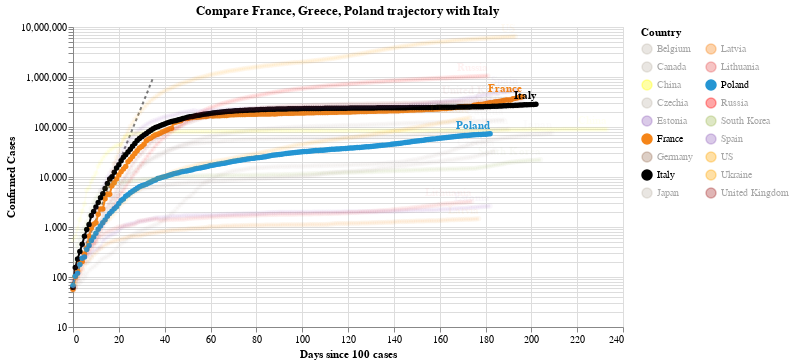

Here is the notebook cell this chart was saved with:
### Code cell
#hide_input
chart2 = make_since_chart(dff2, ['France', 'Greece', 'Poland'], baseline_countries)
chart2

### Figure 1 — Vega-Lite specification as saved in the notebook (floating-point values rounded to 4 significant figures; data arrays with more than 128 entries replaced by an {"elided": "..."} marker saying what was removed)
{"config": {"view": {"continuousWidth": 400, "continuousHeight": 300}}, "layer": [{"data": {"name": "data-628230001892d6798b50651be41d1b3e"}, "mark": {"type": "line", "color": "black", "opacity": 0.5, "strokeDash": [3, 3]}, "encoding": {"x": {"type": "quantitative", "field": "Days since 100 cases"}, "y": {"type": "quantitative", "field": "Confirmed Cases"}}}, {"data": {"name": "data-a951829c5165198563a1e511321ac01e"}, "mark": {"type": "line", "point": true}, "encoding": {"color": {"type": "nominal", "field": "Country", "legend": {"columns": 2}, "scale": {"domain": ["Belgium", "Canada", "China", "Czechia", "Estonia", "France", "Germany", "Italy", "Japan", "Latvia", "Lithuania", "Poland", "Russia", "South Korea", "Spain", "US", "Ukraine", "United Kingdom"], "range": ["#C1B7AD", "#C1B7AD", "yellow", "#C1B7AD", "#9467bd", "#F58518", "#9D755D", "black", "#C1B7AD", "#F58518", "#E45756", "#2495D3", "red", "#A1BA59", "#9467bd", "orange", "orange", "brown"]}}, "opacity": {"condition": {"value": 1, "selection": "selector005"}, "value": 0.05}, "tooltip": [{"type": "nominal", "field": "Country"}, {"type": "temporal", "field": "Date"}, {"type": "quantitative", "field": "Confirmed Cases"}, {"type": "quantitative", "field": "Days since 100 cases"}], "x": {"type": "quantitative", "field": "Days since 100 cases"}, "y": {"type": "quantitative", "field": "Confirmed Cases", "scale": {"type": "log"}}}, "selection": {"selector005": {"type": "multi", "fields": ["Country"], "bind": "legend", "init": [{"Country": "France"}, {"Country": "Greece"}, {"Country": "Poland"}, {"Country": "Italy"}]}}, "width": 550}, {"data": {"name": "data-a951829c5165198563a1e511321ac01e"}, "mark": {"type": "text", "align": "right", "dy": -8, "fontWeight": "bold"}, "encoding": {"color": {"type": "nominal", "field": "Country", "legend": {"columns": 2}, "scale": {"domain": ["Belgium", "Canada", "China", "Czechia", "Estonia", "France", "Germany", "Italy", "Japan", "Latvia", "Lithuania", "Poland", "Russia", "South Korea", "Spain", "US", "Ukraine", "United Kingdom"], "range": ["#C1B7AD", "#C1B7AD", "yellow", "#C1B7AD", "#9467bd", "#F58518", "#9D755D", "black", "#C1B7AD", "#F58518", "#E45756", "#2495D3", "red", "#A1BA59", "#9467bd", "orange", "orange", "brown"]}}, "opacity": {"condition": {"value": 1, "selection": "selector005"}, "value": 0.05}, "text": {"type": "nominal", "field": "Country"}, "tooltip": [{"type": "nominal", "field": "Country"}, {"type": "temporal", "field": "Date"}, {"type": "quantitative", "field": "Confirmed Cases"}, {"type": "quantitative", "field": "Days since 100 cases"}], "x": {"type": "quantitative", "field": "Days since 100 cases"}, "y": {"type": "quantitative", "field": "Confirmed Cases", "scale": {"type": "log"}}}, "transform": [{"filter": "(datum['Date'] >= 1599782400000)"}], "width": 550}], "title": "Compare France, Greece, Poland trajectory with Italy", "$schema": "https://vega.github.io/schema/vega-lite/v4.0.2.json", "datasets": {"data-628230001892d6798b50651be41d1b3e": [{"Days since 100 cases": 0, "Confirmed Cases": 100.0}, {"Days since 100 cases": 1, "Confirmed Cases": 130.0}, {"Days since 100 cases": 2, "Confirmed Cases": 169.0}, {"Days since 100 cases": 3, "Confirmed Cases": 219.7}, {"Days since 100 cases": 4, "Confirmed Cases": 285.6}, {"Days since 100 cases": 5, "Confirmed Cases": 371.3}, {"Days since 100 cases": 6, "Confirmed Cases": 482.7}, {"Days since 100 cases": 7, "Confirmed Cases": 627.5}, {"Days since 100 cases": 8, "Confirmed Cases": 815.7}, {"Days since 100 cases": 9, "Confirmed Cases": 1060.0}, {"Days since 100 cases": 10, "Confirmed Cases": 1379.0}, {"Days since 100 cases": 11, "Confirmed Cases": 1792.0}, {"Days since 100 cases": 12, "Confirmed Cases": 2330.0}, {"Days since 100 cases": 13, "Confirmed Cases": 3029.0}, {"Days since 100 cases": 14, "Confirmed Cases": 3937.0}, {"Days since 100 cases": 15, "Confirmed Cases": 5119.0}, {"Days since 100 cases": 16, "Confirmed Cases": 6654.0}, {"Days since 100 cases": 17, "Confirmed Cases": 8650.0}, {"Days since 100 cases": 18, "Confirmed Cases": 11250.0}, {"Days since 100 cases": 19, "Confirmed Cases": 14620.0}, {"Days since 100 cases": 20, "Confirmed Cases": 19000.0}, {"Days since 100 cases": 21, "Confirmed Cases": 24710.0}, {"Days since 100 cases": 22, "Confirmed Cases": 32120.0}, {"Days since 100 cases": 23, "Confirmed Cases": 41750.0}, {"Days since 100 cases": 24, "Confirmed Cases": 54280.0}, {"Days since 100 cases": 25, "Confirmed Cases": 70560.0}, {"Days since 100 cases": 26, "Confirmed Cases": 91730.0}, {"Days since 100 cases": 27, "Confirmed Cases": 119300.0}, {"Days since 100 cases": 28, "Confirmed Cases": 155000.0}, {"Days since 100 cases": 29, "Confirmed Cases": 201500.0}, {"Days since 100 cases": 30, "Confirmed Cases": 262000.0}, {"Days since 100 cases": 31, "Confirmed Cases": 340600.0}, {"Days since 100 cases": 32, "Confirmed Cases": 442800.0}, {"Days since 100 cases": 33, "Confirmed Cases": 575600.0}, {"Days since 100 cases": 34, "Confirmed Cases": 748300.0}, {"Days since 100 cases": 35, "Confirmed Cases": 972800.0}], "data-a951829c5165198563a1e511321ac01e": {"elided": "3471 records"}}}
